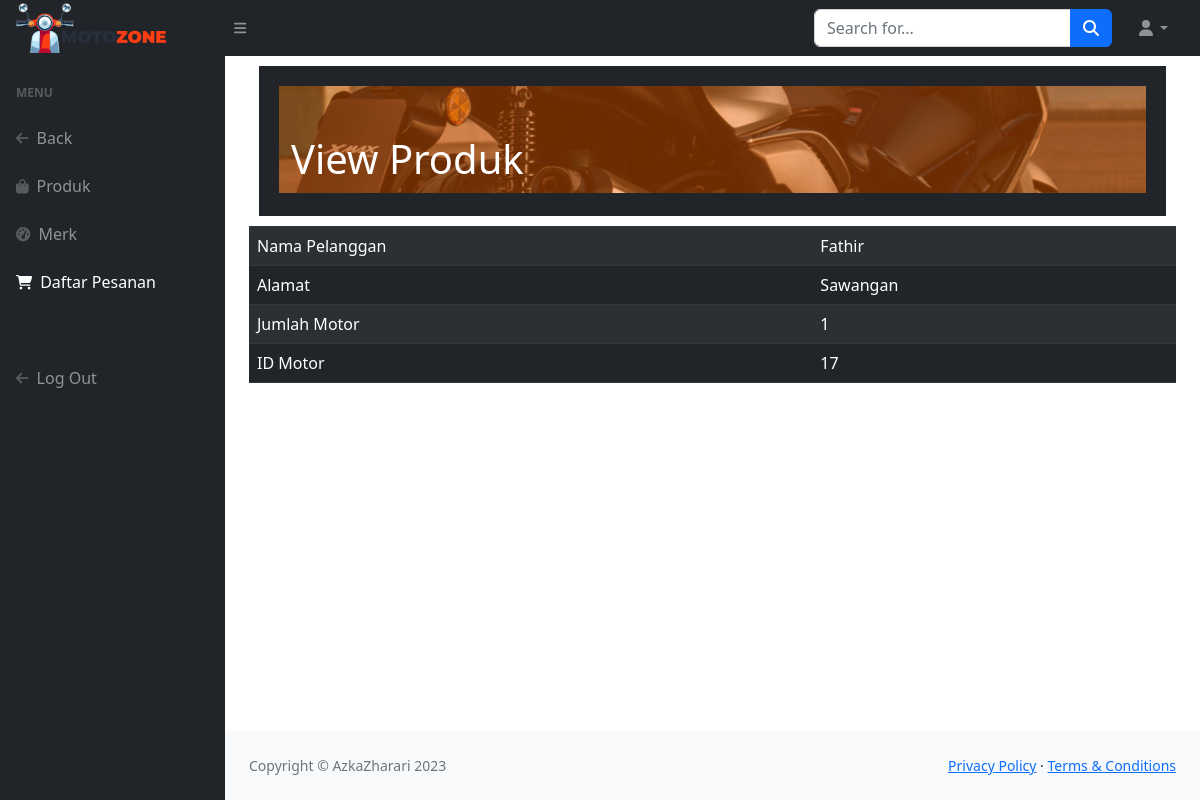
The app's page /halaman-admin/view-pesanan.php?id=27 with its own data.
### tables this page shows
CREATE TABLE `pesanan` (
  `id` int(11) NOT NULL,
  `nama_pelanggan` varchar(191) NOT NULL,
  `alamat_pelanggan` text NOT NULL,
  `motor_id` int(45) NOT NULL,
  `quantity` int(11) NOT NULL
);

### halaman-admin/view-pesanan.php (the view, shortened to what this page needs)
<?php
    require_once 'dbkoneksi.php';
?>
<!DOCTYPE html>
<html lang="en">
    <head>
        <link href="https://cdn.jsdelivr.net/npm/simple-datatables@7.1.2/dist/style.min.css" rel="stylesheet" />
        <link href="css/styles.css" rel="stylesheet" />
    </head>
    <body class="sb-nav-fixed">
        <nav class="sb-topnav navbar navbar-expand navbar-dark bg-dark">
            <a class="navbar-brand ps-3" href="../home.php"><img src="../img/logo/3.png" alt="" style="width:150px;"></a>
            <button class="btn btn-link btn-sm order-1 order-lg-0 me-4 me-lg-0" id="sidebarToggle" href="#!"><i class="fas fa-bars"></i></button>
            <form class="d-none d-md-inline-block form-inline ms-auto me-0 me-md-3 my-2 my-md-0">
                <div class="input-group">
                    <input class="form-control" type="text" placeholder="Search for..." aria-label="Search for..." aria-describedby="btnNavbarSearch" />
                    <button class="btn btn-primary" id="btnNavbarSearch" type="button"><i class="fas fa-search"></i></button>
                </div>
            </form>
            <ul class="navbar-nav ms-auto ms-md-0 me-3 me-lg-4">
                <li class="nav-item dropdown">
                    <a class="nav-link dropdown-toggle" id="navbarDropdown" href="#" role="button" data-bs-toggle="dropdown" aria-expanded="false"><i class="fas fa-user fa-fw"></i></a>
                </li>
            </ul>
        </nav>
        <div id="layoutSidenav">
            <div id="layoutSidenav_nav">
                <nav class="sb-sidenav accordion sb-sidenav-dark" id="sidenavAccordion">
                    <div class="sb-sidenav-menu">
                        <div class="nav">
                            <div class="sb-sidenav-menu-heading">Menu</div>
                            <a class="nav-link" href="list-pesanan.php">
                                <div class="sb-nav-link-icon"><i class="fas fa-arrow-left"></i></div>
                                Back
                            </a>
                            <a class="nav-link" href="list-produk.php">
                                <div class="sb-nav-link-icon"><i class="fas fa-shopping-bag"></i></div>
                                Produk
                            </a>
                            <a class="nav-link" href="list-merk.php">
                                <div class="sb-nav-link-icon"><i class="fas fa-tachometer-alt"></i></div>
                               Merk
                            </a>
                            <a class="nav-link active" href="list-pesanan.php">
                                <div class="sb-nav-link-icon"><i class="fas fa-shopping-cart"></i></div>
                                Daftar Pesanan
                            </a><br><br>
                            <a class="nav-link" href="../home.php">
                                <div class="sb-nav-link-icon"><i class="fa fa-arrow-left"></i></div>
                                Log Out
                            </a>
                        </div>
                    </div>
                </nav>
            </div>
            <div id="layoutSidenav_content">
                <main>
                <div class="container-fluid px-4">
                    <div class="jumbotron jumbotron-fluid" style="background-color: rgb(33,37,41); height: 150px; padding: 20px; margin: 10px;">
                        <div class="container" style="background: url(../img/banner/banner3.png); padding-bottom: 2px;  padding-top: 25px;">
                            <h1 class="mt-4 text-white">View Produk</h1>
                        </div>
                </div>
                <?php
                    $id = $_GET['id'];
                    $sql = "SELECT * FROM pesanan WHERE id=?";
                    $st = $dbh->prepare($sql);
                    $st->execute([$id]);
                    $row = $st->fetch();
                ?>
                <table class="table table-dark table-striped">
                    <tbody>
                        <tr>   <td>Nama Pelanggan</td><td><?=$row['nama_pelanggan']?></td></tr>
                        <tr>   <td>Alamat</td><td><?=$row['alamat_pelanggan']?></td></tr>
                        <tr>   <td>Jumlah Motor </td><td><?=$row['quantity']?></td></tr>
                        <tr>   <td>ID Motor</td><td><?=$row['motor_id']?></td></tr>
                    </tbody>
                </table>
                    </div>
                </main>
                <footer class="py-4 bg-light mt-auto">
                <div class="container-fluid px-4">
                    <div class="d-flex align-items-center justify-content-between small">
                        <div class="text-muted">Copyright &copy; AzkaZharari 2023</div>
                        <div>
                            <a href="#">Privacy Policy</a>
                            &middot;
                            <a href="#">Terms &amp; Conditions</a>
                        </div>
                    </div>
                </div>
            </footer>
            </div>
        </div>
    </body>
</html>

### records on screen
pesanan: nama_pelanggan "Fathir", alamat_pelanggan "Sawangan", quantity "1", motor "17"
